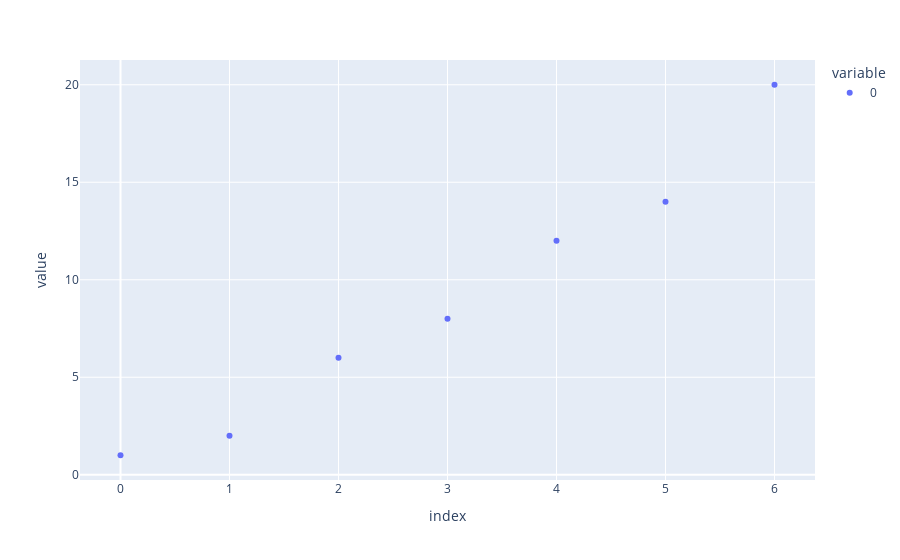

Notebook cell for this chart:
### Code cell
x=np.array([1,2,6,8,12,14,20])
y=np.array([3,8,1,10,12,16,18])
Fig=plt.figure(figsize=(12,8))
ax=plt.axes(projection='3d')
plt_3d=ax.scatter3D(x,y)
plt.colorbar(plt_3d)
plt.show()
#plotly package
X=np.array([10,80,100,120,150,180,250])
fig=px.scatter(x)
fig.show()

### Figure 1 — Plotly figure (JSON) as saved in the notebook; plotly's stock layout.template omitted (floating-point values rounded to 4 significant figures)
{"data": [{"hovertemplate": "variable=0<br>index=%{x}<br>value=%{y}<extra></extra>", "legendgroup": "0", "marker": {"color": "#636efa", "symbol": "circle"}, "mode": "markers", "name": "0", "orientation": "v", "showlegend": true, "type": "scatter", "x": [0, 1, 2, 3, 4, 5, 6], "xaxis": "x", "y": [1, 2, 6, 8, 12, 14, 20], "yaxis": "y"}], "layout": {"autosize": true, "legend": {"title": {"text": "variable"}, "tracegroupgap": 0}, "margin": {"t": 60}, "xaxis": {"anchor": "y", "autorange": true, "domain": [0, 1], "range": [-0.387, 6.387], "title": {"text": "index"}, "type": "linear"}, "yaxis": {"anchor": "x", "autorange": true, "domain": [0, 1], "range": [-0.4711, 21.47], "title": {"text": "value"}, "type": "linear"}}}
